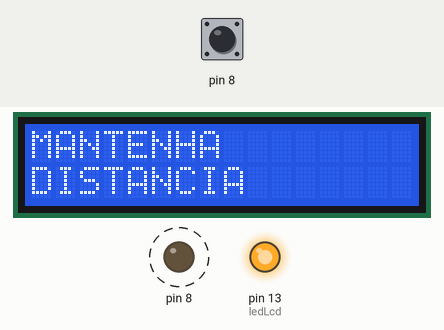
Bench run of a sketch on a simulated Arduino Uno, built with avr-gcc and run on an emulated ATmega328P. On the bench: 16×2 character LCD, output pins drawn as LEDs (lit = HIGH). Dashed ring = blinking. Inputs (shaded band) come from the test bench; at power-on: pin 8 LOW.

Above: at 1.6 s.
1.7 s: pin 8 pulsed HIGH 2 times (0.12 s each, 0.3 s apart)
At 2.9 s:
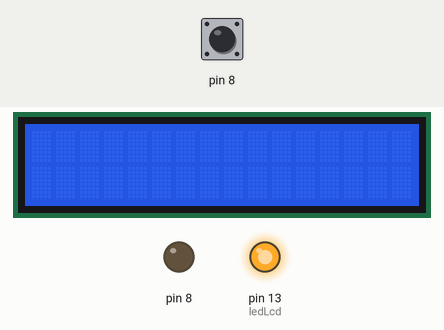
At 3.9 s:
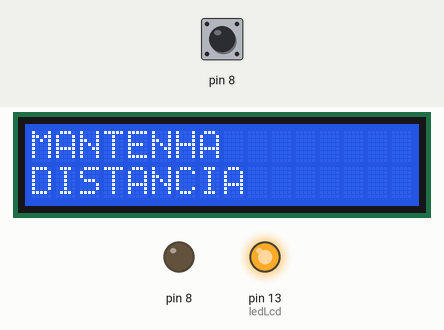
5.3 s: pin 8 pulsed HIGH 2 times (0.12 s each, 0.3 s apart)
Timing chart, 0 to 14.9 s (numbered marks = the images above; inputs shaded):
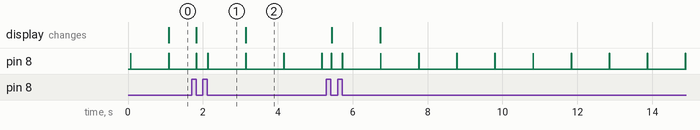

Measured:
- after the input at 1.7 s, the display: changes after 0.12 s (image 1)

The sketch:

tela_lcd1__1_.ino
```cpp
//biblioteca de LCD
#include <LiquidCrystal.h>
//criar a variavel do LCD
LiquidCrystal lcd(2,3,4,9,10,11,12);

int ledLcd =13;

//metodo para capturar a distancia
//retorna numero quebrado longo
long distancia(int trigger,int echo){
  //trigger porta de saida
pinMode(trigger,OUTPUT);
digitalWrite(trigger,LOW);
delay(5);//espere 5 milisegundos
//echo porta de entrada
digitalWrite(trigger,HIGH);
delay(10);// espere 10 milisegundos
digitalWrite(trigger,LOW); // desliga porta
//echo porta de entrada
 pinMode(echo,INPUT);//definir porta de entrada

 return pulseIn(echo,HIGH);


}
void setup()
{

  pinMode(ledLcd,OUTPUT); //definir ledlcd saida
  digitalWrite(ledLcd, HIGH); //ligar os LEDs do LCD
  lcd.begin(16,2); //informar que o led tem 16 colunas e 2 linhas
  lcd.clear(); // iniciar o lcd limpo

}

void loop()
{
  //transformar o valor recebido paracm
  int cm = 0.01723 * distancia(8, 8);

  if(cm<100){//se menor que 1 metro/100cm


 lcd.setCursor(0,0); //iniciar a escrita na linha 0 coluna 0
 lcd.print("MANTENHA");
 lcd.setCursor(0,1); //iniciar a escrita na linha 0 coluna 0
 lcd.print("DISTANCIA");
  }else{//senão
    lcd.clear();//apague todas as mensagens do display

  }
}
```
